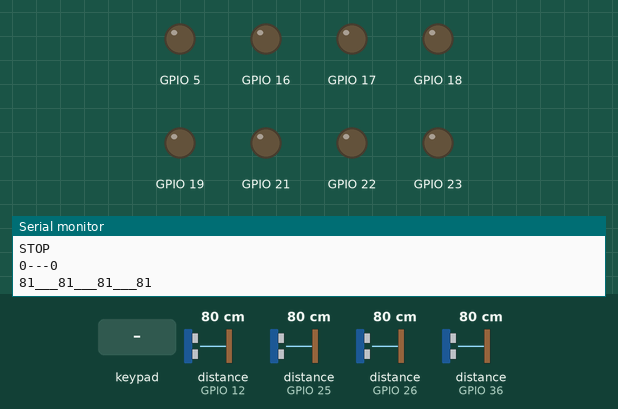
This sketch was run on a simulated ESP32. On the bench: output pins drawn as LEDs (lit = HIGH), the last lines printed to the serial monitor. The test bench sets the inputs (shaded band); at power-on: distance to the obstacle (sensors on GPIO 12, GPIO 25, GPIO 26, GPIO 36) 80 cm. The echo pulse lasts 58.3 µs per cm.

Above: at 1.2 s.
1.3 s: key 'U' pressed
At 1.57 s:
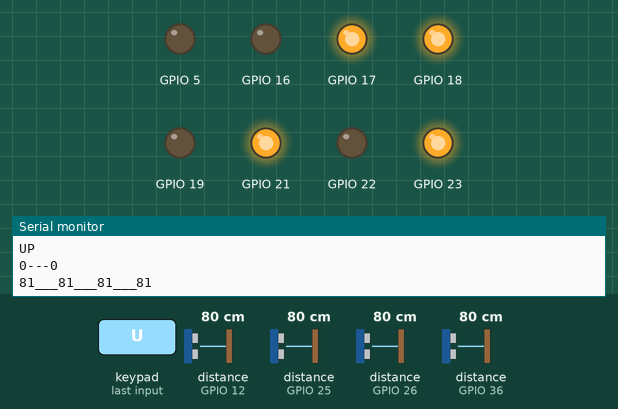
3.2 s: key 'D' pressed
At 3.51 s:
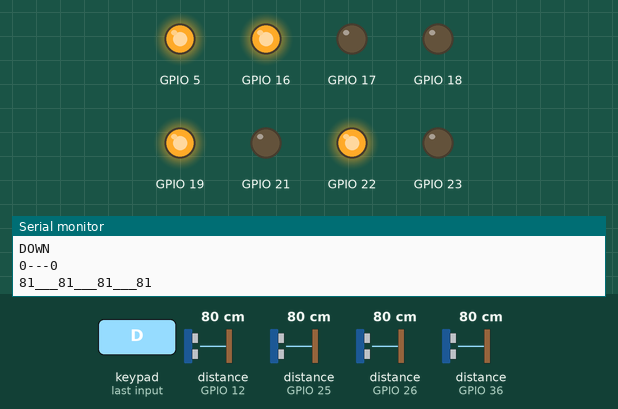
5.2 s: key 'L' pressed
At 5.51 s:
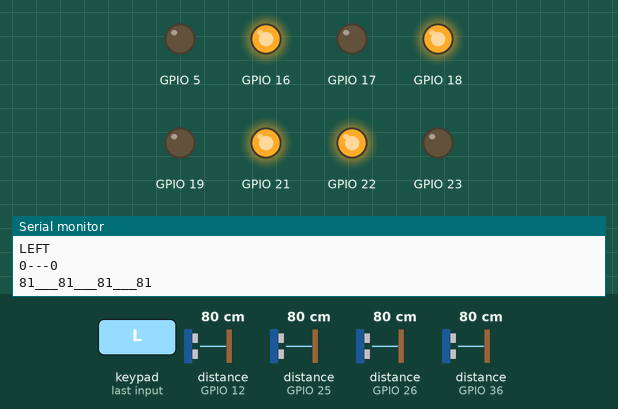
7.2 s: key 'R' pressed
At 7.52 s:
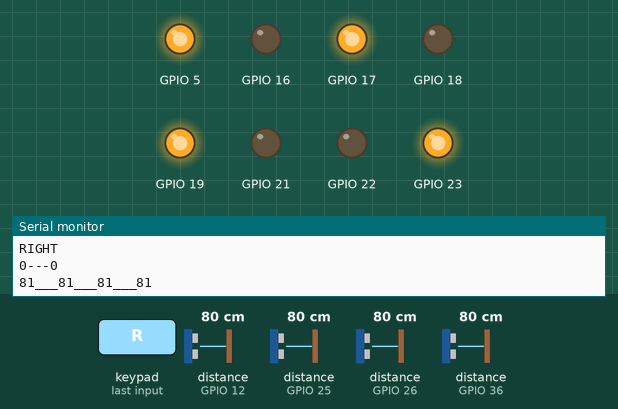
9.2 s: key 'O' pressed
At 9.53 s:
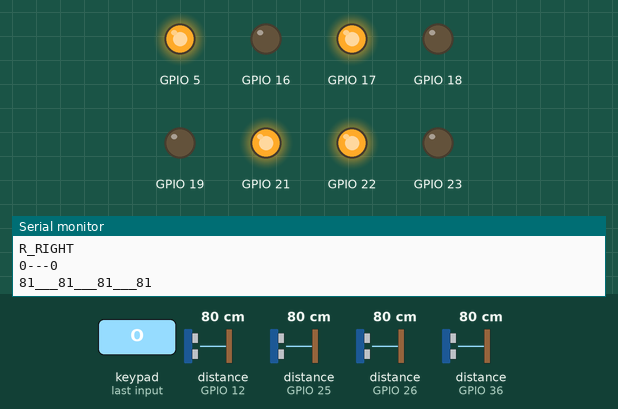
11.2 s: key 'S' pressed
At 11.46 s:
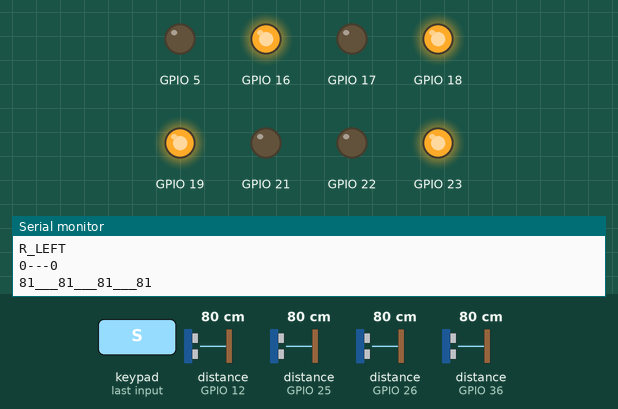
Timing chart, 0 to 14.1 s (numbered marks = the images above; inputs shaded):
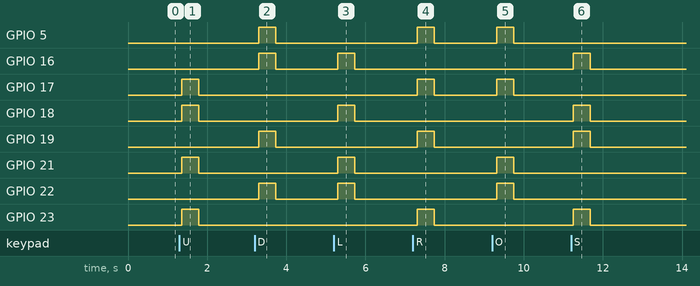

Measured:
- after the input at 1.3 s, GPIO 17, GPIO 18, GPIO 21, GPIO 23: LOW → HIGH after 0.06 s, → LOW 0.43 s later
- after the input at 3.2 s, GPIO 5, GPIO 16, GPIO 19, GPIO 22: LOW → HIGH after 0.10 s, → LOW 0.43 s later
- after the input at 5.2 s, GPIO 16, GPIO 18, GPIO 21, GPIO 22: LOW → HIGH after 0.10 s, → LOW 0.43 s later
- after the input at 7.2 s, GPIO 5, GPIO 17, GPIO 19, GPIO 23: LOW → HIGH after 0.11 s, → LOW 0.43 s later
- after the input at 9.2 s, GPIO 5, GPIO 17, GPIO 21, GPIO 22: LOW → HIGH after 0.12 s, → LOW 0.43 s later
- after the input at 11.2 s, GPIO 16, GPIO 18, GPIO 19, GPIO 23: LOW → HIGH after 0.05 s, → LOW 0.43 s later

The sketch:

auto_bluetooth.ino
```cpp
#define CUSTOM_SETTINGS
#define INCLUDE_GAMEPAD_MODULE
#include <DabbleESP32.h>
#include <NewPing.h>

#define FRONT_RIGHT_MOTOR 0
#define BACK_RIGHT_MOTOR 1
#define FRONT_LEFT_MOTOR 2
#define BACK_LEFT_MOTOR 3
#define STOP 0

#define FORWARD 1
#define BACKWARD -1

#define TRIG1_PIN 14
#define ECHO1_PIN 12
#define TRIG2_PIN 39
#define ECHO2_PIN 36
#define TRIG3_PIN 33
#define ECHO3_PIN 25
#define TRIG4_PIN 27
#define ECHO4_PIN 26

int trigPin[] = { 14, 39, 33, 27};
int echoPin[] = {12, 36, 25, 26};

NewPing predek_uss(TRIG1_PIN, ECHO1_PIN);
NewPing prava_uss(TRIG2_PIN, ECHO2_PIN);
NewPing zadek_uss(TRIG3_PIN, ECHO3_PIN);
NewPing leva_uss(TRIG4_PIN, ECHO4_PIN);

int cross = 0;
int triangle = 0;

struct MOTOR_PINS
{
  int pinIN1;
  int pinIN2;
};

std::vector<MOTOR_PINS> motorPins =
{
  {18,5},  //PREDNI PRAVY MOTOR
  {23,22},  //ZADNI PRAVY MOTOR
  {17,16},  //PREDNI LEVY MOTOR
  {21,19},  //ZADNI LEVY MOTOR
};

void rotateMotor(int motorNumber, int motorDirection)
{
  if (motorDirection == FORWARD)
  {
    digitalWrite(motorPins[motorNumber].pinIN1, HIGH);
    digitalWrite(motorPins[motorNumber].pinIN2, LOW);
  }
  else if (motorDirection == BACKWARD)
  {
    digitalWrite(motorPins[motorNumber].pinIN1, LOW);
    digitalWrite(motorPins[motorNumber].pinIN2, HIGH);
  }
  else
  {
    digitalWrite(motorPins[motorNumber].pinIN1, LOW);
    digitalWrite(motorPins[motorNumber].pinIN2, LOW);
  }
}


void setup() {
  for (int i = 0; i < motorPins.size(); i++)
  {
    pinMode(motorPins[i].pinIN1, OUTPUT);
    pinMode(motorPins[i].pinIN2, OUTPUT);
    rotateMotor(i, STOP);
  }
  for (int i = 0; i < 4; i++) {
      pinMode(trigPin[i], OUTPUT);
      pinMode(echoPin[i], INPUT);
    }
  Serial.begin(115200);
  Dabble.begin("BluetoothCar");

}
  void loop()
  {

    int predek = predek_uss.ping_cm();
    int prava = prava_uss.ping_cm();
    int zadek = zadek_uss.ping_cm();
    int leva = leva_uss.ping_cm();
    Dabble.processInput();
    if (GamePad.isTrianglePressed())
    {

      triangle = 1;
      cross = 0;
    }
    else if (GamePad.isCrossPressed())
    {
      cross = 1;
      triangle = 0;
    }
    else if (GamePad.isSelectPressed())
    {
      cross = 0;
      triangle = 0;
    }

    Serial.print(cross);
    Serial.print("---");
    Serial.println(triangle);

    Serial.print(predek);
    Serial.print("___");
    Serial.print(prava);
    Serial.print("___");
    Serial.print(zadek);
    Serial.print("___");
    Serial.println(leva);
    delay(50);
    if ((GamePad.isUpPressed()) && (predek > 15)) //dopredeu
    {
      Serial.println("UP");
      rotateMotor(FRONT_RIGHT_MOTOR, FORWARD);
      rotateMotor(BACK_RIGHT_MOTOR, FORWARD);
      rotateMotor(FRONT_LEFT_MOTOR, FORWARD);
      rotateMotor(BACK_LEFT_MOTOR, FORWARD);

    }

    else if ((GamePad.isDownPressed())&&(zadek>15))//dozadu
    {
      Serial.println("DOWN");
      rotateMotor(FRONT_RIGHT_MOTOR, BACKWARD);
      rotateMotor(BACK_RIGHT_MOTOR, BACKWARD);
      rotateMotor(FRONT_LEFT_MOTOR, BACKWARD);
      rotateMotor(BACK_LEFT_MOTOR, BACKWARD);

    }
        else if ((cross==1)&&(GamePad.isLeftPressed())&&(leva>15)&&(zadek>15))//leva
    {
      Serial.println("DOWN_LEFT");
      rotateMotor(FRONT_RIGHT_MOTOR, STOP);
      rotateMotor(BACK_RIGHT_MOTOR, BACKWARD);
      rotateMotor(FRONT_LEFT_MOTOR, BACKWARD);
      rotateMotor(BACK_LEFT_MOTOR, STOP);


    }
    else if ((cross==1)&&(GamePad.isRightPressed())&&(prava>15)&&(zadek>15))//prava
    {
      Serial.println("DOWN_RIGHT");
      rotateMotor(FRONT_RIGHT_MOTOR, BACKWARD);
      rotateMotor(BACK_RIGHT_MOTOR, STOP);
      rotateMotor(FRONT_LEFT_MOTOR, STOP);
      rotateMotor(BACK_LEFT_MOTOR, BACKWARD);


    }

        else if ((triangle==1)&&(GamePad.isLeftPressed())&&(leva>15)&&(predek>15))//leva
    {
      Serial.println("UP_LEFT");
      rotateMotor(FRONT_RIGHT_MOTOR, FORWARD);
      rotateMotor(BACK_RIGHT_MOTOR, STOP);
      rotateMotor(FRONT_LEFT_MOTOR, STOP);
      rotateMotor(BACK_LEFT_MOTOR, FORWARD);


    }
    else if ((triangle==1)&&(GamePad.isRightPressed())&&(prava>15)&&(predek>15))//prava
    {
      Serial.println("UP_RIGHT");
      rotateMotor(FRONT_RIGHT_MOTOR, STOP);
      rotateMotor(BACK_RIGHT_MOTOR, FORWARD);
      rotateMotor(FRONT_LEFT_MOTOR, FORWARD);
      rotateMotor(BACK_LEFT_MOTOR, STOP);


    }


    else if ((GamePad.isLeftPressed())&&(leva>15))//leva
    {
      Serial.println("LEFT");
      rotateMotor(FRONT_RIGHT_MOTOR, FORWARD);
      rotateMotor(BACK_RIGHT_MOTOR, BACKWARD);
      rotateMotor(FRONT_LEFT_MOTOR, BACKWARD);
      rotateMotor(BACK_LEFT_MOTOR, FORWARD);

    }
    else if ((GamePad.isRightPressed())&&(prava>15))//prava
    {
      Serial.println("RIGHT");
      rotateMotor(FRONT_RIGHT_MOTOR, BACKWARD);
      rotateMotor(BACK_RIGHT_MOTOR, FORWARD);
      rotateMotor(FRONT_LEFT_MOTOR, FORWARD);
      rotateMotor(BACK_LEFT_MOTOR, BACKWARD);

    }


    else if (GamePad.isSquarePressed())
    {
      Serial.println("R_LEFT");
      rotateMotor(FRONT_RIGHT_MOTOR, FORWARD);
      rotateMotor(BACK_RIGHT_MOTOR, FORWARD);
      rotateMotor(FRONT_LEFT_MOTOR, BACKWARD);
      rotateMotor(BACK_LEFT_MOTOR, BACKWARD);

    }
    else if (GamePad.isCirclePressed())
    {
      Serial.println("R_RIGHT");
      rotateMotor(FRONT_RIGHT_MOTOR, BACKWARD);
      rotateMotor(BACK_RIGHT_MOTOR, BACKWARD);
      rotateMotor(FRONT_LEFT_MOTOR, FORWARD);
      rotateMotor(BACK_LEFT_MOTOR, FORWARD);

    }


    else
    {
      Serial.println("STOP");
      rotateMotor(FRONT_RIGHT_MOTOR, STOP);
      rotateMotor(BACK_RIGHT_MOTOR, STOP);
      rotateMotor(FRONT_LEFT_MOTOR, STOP);
      rotateMotor(BACK_LEFT_MOTOR, STOP);
    }

  }
```
